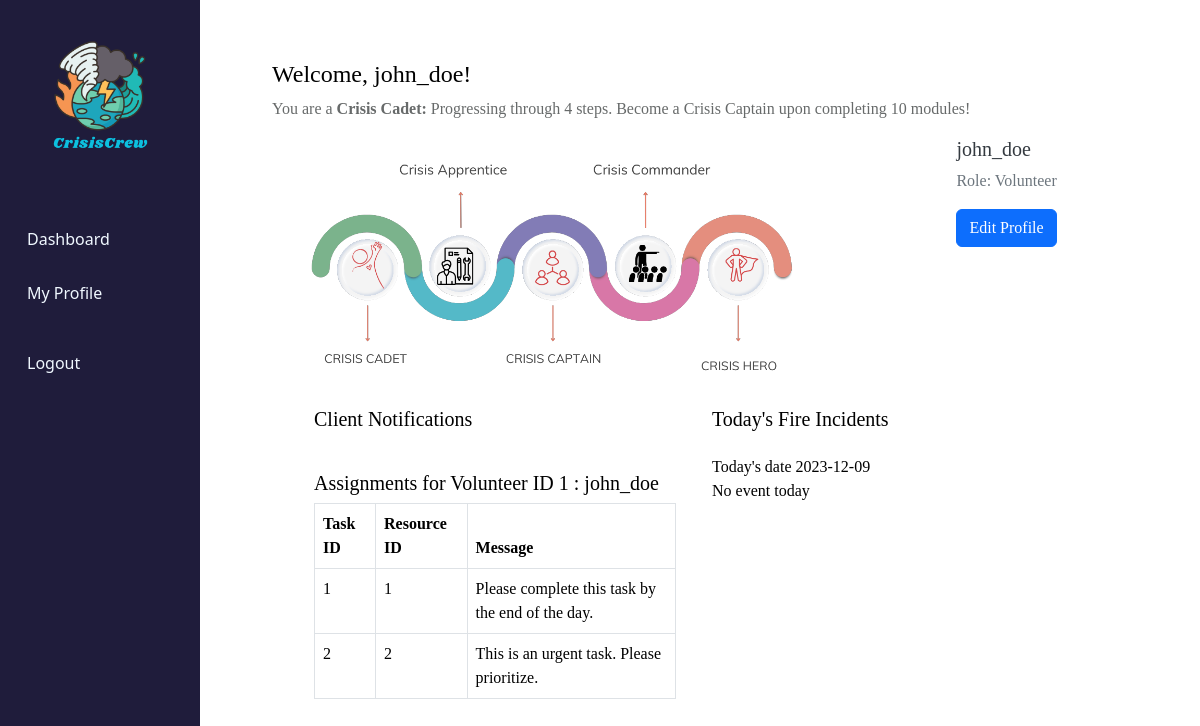
The page /client_dashboard.php (signed in) on the database its author committed.
### tables this page shows
CREATE TABLE `volunteers` (
    `id` INT AUTO_INCREMENT PRIMARY KEY,
    `firstName` VARCHAR(255) NOT NULL,
    `lastName` VARCHAR(255) NOT NULL,
    `email` VARCHAR(255) NOT NULL,
    `contact` VARCHAR(255),
    `username` VARCHAR(255) NOT NULL,
    `password` VARCHAR(255) NOT NULL,
    `address` TEXT,
    `location` VARCHAR(255),
    `gender` ENUM('male', 'female', 'other') NOT NULL,
    `bloodGroup` VARCHAR(255),
    `DOB` DATE,
    `skills` TEXT
);

CREATE TABLE assignee (
    assignee_id INT AUTO_INCREMENT PRIMARY KEY,
    task_id INT,
    resource_id INT,
    id INT,
    message TEXT,
    FOREIGN KEY (task_id) REFERENCES task_event(task_id),
    FOREIGN KEY (resource_id) REFERENCES resource(resource_id),
    FOREIGN KEY (id) REFERENCES volunteers(id)
);

### client_dashboard.php (the view, shortened to what this page needs)
<!DOCTYPE html>
<html lang="en">
  <head>
    <link rel="stylesheet" href="css/style.css" />
    <link
      rel="stylesheet"
      href="https://cdn.jsdelivr.net/npm/bootstrap/dist/css/bootstrap.min.css"
    />
  </head>
  <body>
    <div class="container-fluid">
      <div class="row">
        <nav class="col-12 col-md-3 col-lg-2 sidebar">
          <a href="index.php">
            <img src="images/CrisisCrew.png" alt="logo" class="img-fluid" />
          </a>
          <div class="list-group mt-3">
            <a href="client_dashboard.php">Dashboard</a>
            <a href="My Profile.php">My Profile</a>
          </div>
          <footer class="mt-3">
            <a href="index.php">Logout</a>
          </footer>
        </nav>
        <div class="col-lg-10 col-md-9 col-12">
          <div class="welcome-message">
          <h4>Welcome, <?php echo htmlspecialchars($_SESSION['username']); ?>!</h4>            <p style="color: #676a6a">
              You are a <b>Crisis Cadet:</b> Progressing through 4 steps. Become
              a Crisis Captain upon completing 10 modules!
            </p>
            <div class="row">
              <div class="col-lg-8 col-md-8 col-12">
                <img
                  src="images/steps.png"
                  alt="Crisis Cadet Badge"
                  class="img-fluid badge-img"
                />
              </div>
              <div class="col-lg-4 col-md-4 col-12">
                <div class="row">
                  <div class="col-lg-4 col-md-4 col-12">
                  </div>
                  <div class="col-lg-8 col-md-8 col-12">
                    <h5 style="color: #343a40"><?php echo htmlspecialchars($_SESSION['username']); ?></h5>
                    <p style="color: #6c757d">
                      Role: Volunteer<br />
                    </p>
                               <a href="update_volunteer.php" class="btn btn-primary">Edit Profile</a>
                  </div>
                </div>
              </div>
            </div>
            <div class="row" style="padding: 30px">
            <div class="col-lg-6 col-md-6 col-12">
                <div class="container">
                    <h5 class="text-left mb-4">Client Notifications</h5>
                    <div class="table-responsive">
                    <table class="table table-bordered table-hover">
                        <?php
 $servername = "localhost";
 $dbUsername = "sowadrahman";
 $dbPassword = "kikhobor";
 $dbname = "crisiscrew20";
 $conn = new mysqli($servername, $dbUsername, $dbPassword, $dbname);
 $username = $_SESSION['username'];
 $query = "SELECT id FROM volunteers WHERE username = ?";
 if ($stmt = $conn->prepare($query)) {
     $stmt->bind_param("s", $username);
     $stmt->execute();
     $result = $stmt->get_result();
     if ($result->num_rows > 0) {
         $row = $result->fetch_assoc();
         $volunteerID = $row['id'];
     } else {
         echo "No user found";
         exit();
     }
 } else {
     echo "Error preparing the SQL statement: " . $conn->error;
     exit();
 }
 $query = "SELECT * FROM assignee WHERE id = ?";
 if ($stmt = $conn->prepare($query)) {
     $stmt->bind_param("i", $volunteerID);
     $stmt->execute();
     $result = $stmt->get_result();                        if ($result->num_rows > 0) {
                            echo "<h5 class='mt-3'>Assignments for Volunteer ID $volunteerID :  $username  </h5>";
                            echo "<thead class='thead-dark'>
                                    <tr>
                                        <th>Task ID</th>
                                        <th>Resource ID</th>
                                        <th>Message</th>
                                    </tr>
                                  </thead>";
                            echo "<tbody>";
                            while ($row = $result->fetch_assoc()) {
                                echo "<tr>
                                        <td>{$row['task_id']}</td>
                                        <td>{$row['resource_id']}</td>
                                        <td>{$row['message']}</td>
                                      </tr>";
                            }
                            echo "</tbody>";
                            echo "</table>";
                        } else {
                            echo "<p class='mt-3'>No assignments found for  $username .</p>";
                        }
                      } else {
                          echo "Error preparing the SQL statement: " . $conn->error;
                      }
                      ?>
                    </div>
                </div>
            </div>
            <div class="col-lg-6 col-md-6 col-sm-12">
                <div class="table-container">
                    <h5 class="mb-4">Today's Fire Incidents</h5>
                    <?php
                    $servername = "localhost";
                    $dbUsername = "sowadrahman";
                    $dbPassword = "kikhobor";
                    $dbname = "crisiscrew20";
                    $conn = new mysqli($servername, $dbUsername, $dbPassword, $dbname);
                    $today = date("Y-m-d");
                    echo "Today's date  " ,  $today;
                    echo "<br>";
                    $sql = "SELECT name, location, description FROM event WHERE DATE(date) = '$today'";
                    $result = $conn->query($sql);
                    if ($result->num_rows > 0) {
                        echo '<table class="table table-striped table-bordered">';
                        echo '<thead class="thead-dark">';
                        echo '<tr>';
                        echo '<th scope="col">Event Name</th>';
                        echo '<th scope="col">Event Location</th>';
                        echo '<th scope="col">Event Description</th>';
                        echo '</tr>';
                        echo '</thead>';
                        echo '<tbody>';
                        while ($row = $result->fetch_assoc()) {
                            echo '<tr>';
                            echo '<td>' . $row['name'] . '</td>';
                            echo '<td>' . $row['location'] . '</td>';
                            echo '<td>' . $row['description'] . '</td>';
                            echo '</tr>';
                        }
                        echo '</tbody>';
                        echo '</table>';
                    } else {
                        echo "No event today";
                    }
                    ?>
                </div>
            </div>
        </div>
    </div>
  </body>
</html>

### css/style.css (style rules this page uses)
.btn-primary { background-color: #007bff; color: #fff; border: none; padding: 10px 20px; cursor: pointer; }
.sidebar { background-color: #1f1c3b; padding: 20px; color: aliceblue; }
.sidebar a { color: aliceblue; text-decoration: none; background-color: transparent; transition: background-color 0.3s ease, color 0.3s ease; padding: 15px; display: block; }
.welcome-message { color: black; font-family: "Google Sans"; margin: 30px; padding: 30px; }

### client_dashboard.php (style rules this page uses)
.table-container { max-width: 800px; margin: 0 auto; }

### rows shown on the page
volunteers: id "1"
assignee: task "1", resource "1", message "Please complete this task by the end of the day."
assignee: task "2", resource "2", message "This is an urgent task. Please prioritize."

### other values the page prints
$_SESSION['username'] "john_doe"
$username "john_doe"
